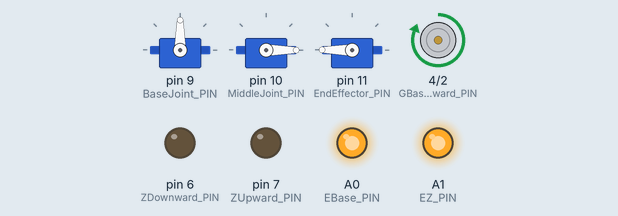
A sketch run on a simulated Arduino Uno, built with avr-gcc and run on an emulated ATmega328P. Shown: 3 × servo, motor-driver pin pairs drawn as motors (green arrow = first pin HIGH = forward, orange = second pin HIGH = backward, longer = more drive), output pins drawn as LEDs (lit = HIGH).

Above: at 0.05 s.
At 3.5 s:
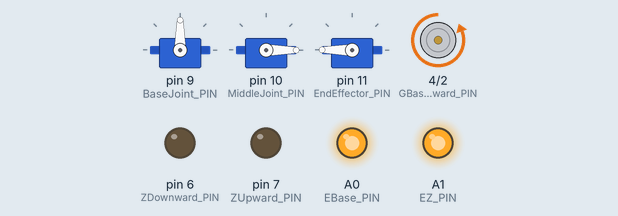
At 7.0 s:
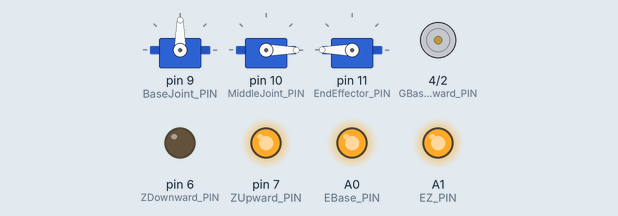
At 8.75 s:
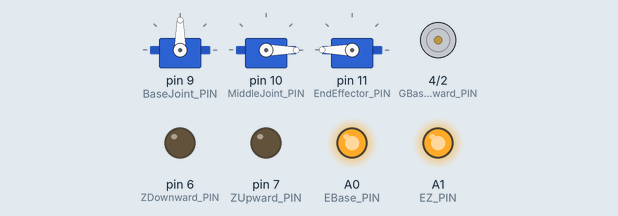
At 10.5 s:
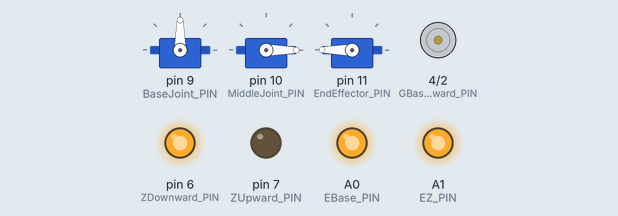
At 14.0 s:
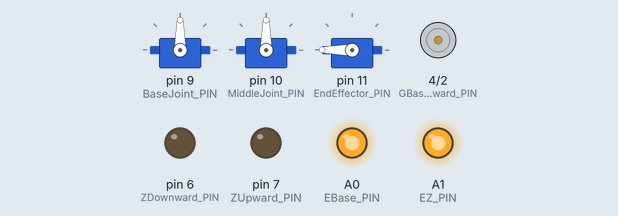
Timing chart, 0 to 18.2 s (numbered marks = the images above):
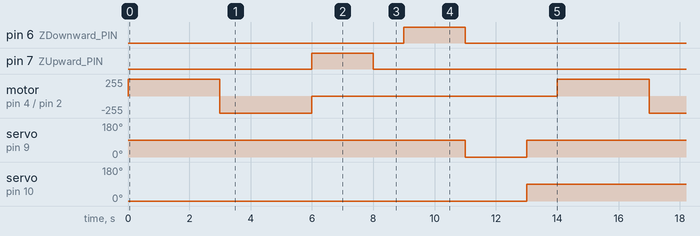

The sketch:

OverallControl.ino
```cpp
#include<Arduino.h>
#include<ArduinoJson.h>
#include<Servo.h>

#define GBaseForward_PIN 4
#define GBaseBackward_PIN 2
#define ZUpward_PIN 7
#define ZDownward_PIN 6

#define EBase_PIN A0
#define EZ_PIN A1

#define BaseJoint_PIN 9
#define MiddleJoint_PIN 10
#define EndEffector_PIN 11

Servo BaseJoint;
Servo MiddleJoint;
Servo EndEffector;

int CaptureAngle = 180;
int delayTime = 3000;

float posX;
float posY;
float Angle1;
float Angle2;

float PositionArray[] = {0,0};
float AngleArray[] = {0, 0};

void setup() {
  // put your setup code here, to run once:
  BaseJoint.attach(BaseJoint_PIN);
  MiddleJoint.attach(MiddleJoint_PIN);
  EndEffector.attach(EndEffector_PIN);

  Serial.begin(9600);

  pinMode(GBaseForward_PIN, OUTPUT);
  pinMode(GBaseBackward_PIN, OUTPUT);
  pinMode(ZUpward_PIN, OUTPUT);
  pinMode(ZDownward_PIN, OUTPUT);

  pinMode(EBase_PIN, OUTPUT);
  pinMode(EZ_PIN, OUTPUT);

  BaseJoint.write(90);
  MiddleJoint.write(0);
  EndEffector.write(180);

  analogWrite(EBase_PIN, 255);
  analogWrite(EZ_PIN, 255);

  digitalWrite(GBaseForward_PIN, LOW);
  digitalWrite(GBaseBackward_PIN, LOW);
  digitalWrite(ZUpward_PIN, LOW);
  digitalWrite(ZDownward_PIN, LOW);

}


bool InverseKinematics(float px, float py, float link1, float link2)
{
    bool Ikin = false;

    float theta2 = acos((sq(px)+ sq(py) - sq(link1) - sq(link2)) / (2*link1*link2));
    float theta1= atan(py / px) - atan((link2*sin(theta2)) / (link1+ link2*cos(theta2)));

    float angle1 = (theta1*180)/3.14159;
    float angle2 = (theta2*180)/3.14159;

    if (Ikin == false){
    PositionArray[0] = px;
    PositionArray[1] = py;
    Ikin = true;
    BaseJoint.write(angle1);
    MiddleJoint.write(angle2);
  }
  return Ikin;
    //Serial.println(angle1);
    //Serial.println(angle2);
    //delay(1000);
}

bool ForwardKinematics(float angle1, float angle2, float link1, float link2)
{
  //float PositionArray[] = {0, 0};
  bool Fkin = false;

  float theta1 = angle1*(3.14/180);
  float theta2 = angle2*(3.14/180);

  float px = link1 * cos(theta1) +link2 * cos(theta1 + theta2);
  float py = link1 * sin(theta1) +link2 * sin (theta1 + theta2);

  Serial.println(px);
  Serial.print(py);
  Serial.println("------------");
  delay(1000);
  if (Fkin == false){
    PositionArray[0] = px;
    PositionArray[1] = py;
    Fkin = true;
  }
  return Fkin;
}

void GBForward()
{
  digitalWrite(GBaseForward_PIN, HIGH);
  digitalWrite(GBaseBackward_PIN, LOW);
  delay(delayTime);
  digitalWrite(GBaseForward_PIN, LOW);
  digitalWrite(GBaseBackward_PIN, LOW);
}

void GBBackward()
{
  digitalWrite(GBaseForward_PIN, LOW);
  digitalWrite(GBaseBackward_PIN, HIGH);
  delay(delayTime);
  digitalWrite(GBaseForward_PIN, LOW);
  digitalWrite(GBaseBackward_PIN, LOW);
}

void ZUp()
{
  digitalWrite(ZUpward_PIN, HIGH);
  digitalWrite(ZDownward_PIN, LOW);
  //delay(delayTime);
  delay(2000);
  digitalWrite(ZUpward_PIN, LOW);
  digitalWrite(ZDownward_PIN, LOW);
}

void ZDown()
{
  digitalWrite(ZUpward_PIN, LOW);
  digitalWrite(ZDownward_PIN, HIGH);
  delay(2000);
  digitalWrite(ZUpward_PIN, LOW);
  digitalWrite(ZDownward_PIN, LOW);
}

void EEFCap()
{
  EndEffector.write(CaptureAngle);
}

void EEFRel()
{
  EndEffector.write(0);
}

void loop()
{
 GBForward();
 GBBackward();

 ZUp();
 delay(1000);
 ZDown();
 //InverseKinematics(0,196.79,95,101.79);
 //GBBackward();
 BaseJoint.write(0);
 MiddleJoint.write(0);
 delay(2000);
 EEFCap();
 BaseJoint.write(90);
 MiddleJoint.write(90);
 delay(1000);


}
```

Measured:
- by itself, pin 6 (ZDownward_PIN), pin 7 (ZUpward_PIN): alternates HIGH for 2.0 s and LOW for 12.0 s
- by itself, servo on pin 9 (BaseJoint_PIN), servo on pin 10 (MiddleJoint_PIN): alternates 90° for 12.0 s and 0° for 2.0 s
- by itself, motor on pin 4 (GBaseForward_PIN) / pin 2 (GBaseBackward_PIN): repeats every 14.0 s: backward 255/255 3.0 s, stopped 8.0 s, forward 255/255 3.0 s
